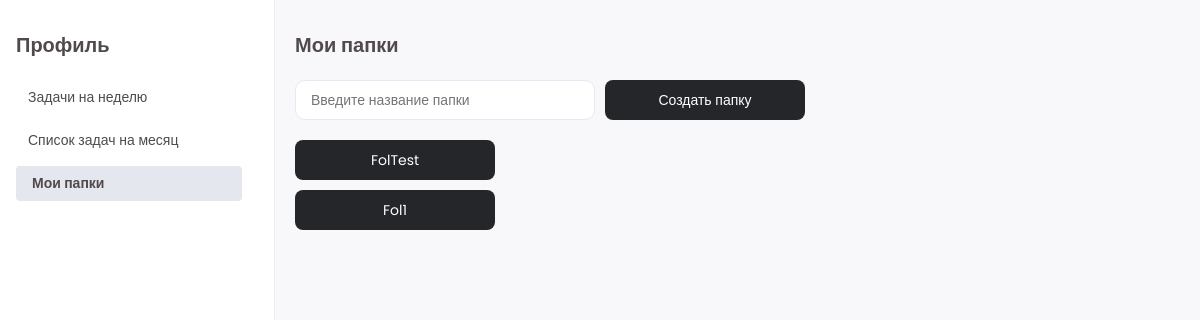
Before: /my_folders/ (signed in) with the older database file.
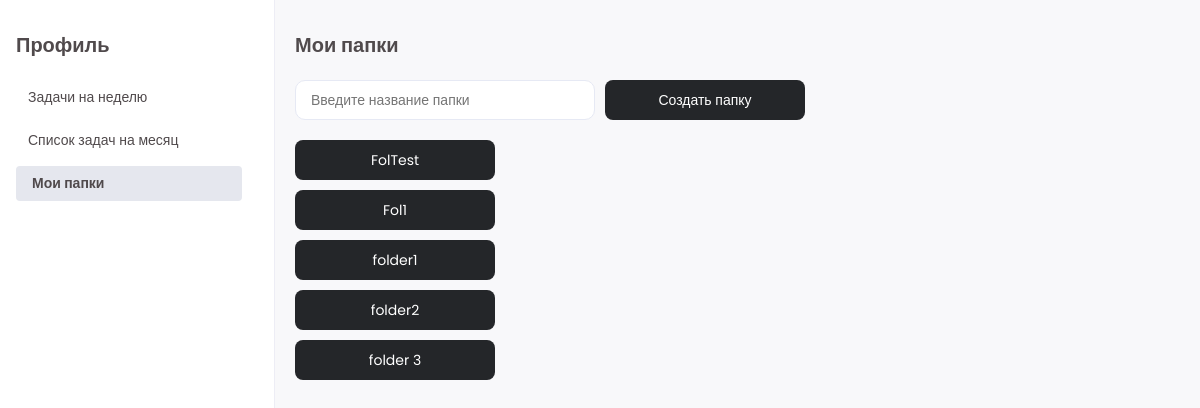
After: the same page with the newer database file.
### tasks/models.py (models this page shows)
class Folders(models.Model):
    user = models.ForeignKey(User, on_delete=models.CASCADE)
    title = models.CharField(max_length=35)

### tasks/views.py (the view)
# urls.py: path('my_folders/', views.get_my_folders, name='my_folders'),
@login_required
def get_my_folders(request):
    folders = Folders.objects.filter(user=request.user)
    return render(request, 'tasks/my_folders.html', {'folders': folders})

### templates/tasks/my_folders.html (shortened to what this page needs)
{% extends 'base/base.html' %}
{% load static %}
{% block styles %}
<link rel="stylesheet" href="{% static 'tasks/css/main.css' %}">
<link rel="stylesheet" href="{% static 'tasks/css/task-form.css' %}">
<link rel="stylesheet" href="{% static 'tasks/css/week.css' %}">
<link rel="stylesheet" href="{% static 'tasks/css/my_folders.css' %}">
{% endblock %}
{% block content %}
<div class="main-area">
    <div class="area">
        <h1>Мои папки</h1>
        <div class="create-folder">
            <input class="input-folder" type="text" id="folder-title" placeholder="Введите название папки" />
            <button id="create-folder-button" class="btn btn-folder">Создать папку</button>
        </div>
            <div class="folders">
                <ul id="folder-list" class="folder-list">
                    {% for folder in folders %}
                    <li>
                        <button onclick="loadFolderContents({{ folder.id }})" class="btn btn-folder">{{ folder.title }}</button>
                    </li>
                    {% endfor %}
                </ul>
            </div>
    </div>
</div>
{% endblock %}

### templates/base/base.html (shortened to what this page needs)
{% load static %}
<!doctype html>
<html lang="ru">
<head>
    <link rel="stylesheet" href="{% static 'tasks/css/base.css' %}">
    {% block styles %}{% endblock %}
</head>
<body>
    {% if request.resolver_match.url_name != 'Login' and request.resolver_match.url_name != 'Registration' %}
        <div class="side_left_menu">
            <div class="user">
                <h1>Профиль</h1>
            </div>
            <a href="{% url 'home' %}" class="link {% if request.resolver_match.url_name == 'home' %}active{% endif %}">
                Задачи на неделю
            </a>
            <a href="{% url 'my_tasks' %}" class="link {% if request.resolver_match.url_name == 'my_tasks' %}active{% endif %}">
                Список задач на месяц
            </a>
            <a href="{% url 'my_folders' %}" class="link {% if request.resolver_match.url_name == 'my_folders' %}active{% endif %}">
                Мои папки
            </a>
        </div>
    {% endif %}
    <div class="content">
        {% block content %}{% endblock %}
    </div>
</body>
</html>

### tasks/static/tasks/css/base.css (style rules this page uses)
:root { --main-color: #f8f8fa; --main2-color: #ffffff; --input-background: #ffffff; --input-placeholder: #757575; --active-color: #6d78f4; --text-color: #504a4c; --text-color2: #abacb9; --text-color3: #242629; --font-family: "Poppins", Arial, Helvetica, sans-serif; }
* { margin: 0; padding: 0; box-sizing: border-box; font-family: var(--font-family); }
body { min-height: 100vh; background: var(--main-color); display: flex; }
h1 { font-weight: 600; font-size: 20px; line-height: 150%; color: var(--text-color); font-family: var(--font-family); }
a { text-decoration: none; font-weight: 400; font-size: 14px; line-height: 150%; color: var(--text-color); font-family: var(--font-family); }
.side_left_menu { position: relative; flex: none; display: flex; flex-direction: column; align-items: flex-start; width: 275px; overflow: hidden; background-color: var(--main2-color); border-right: 1px solid #EDEDF5; padding: 30px 16px 16px 16px; }
.link { margin: 4px 0; display: flex; align-items: center; height: 35px; padding: 8px 12px; column-gap: 8px; text-decoration: none; border: none; background: none; border-radius: 4px; color: var(--text-color); font-family: var(--font-family); font-weight: 400; font-size: 14px; width: calc(100% - 24px); }
.link.active { background-color: #e5e7ee; font-weight: 600; width: calc(100% - 16px); border-radius: 4px; padding-left: 16px; }
.btn { cursor: pointer; font-weight: 400; font-size: 14px; line-height: 17px; position: relative; display: flex; justify-content: center; align-items: center; width: max-content; height: 40px; padding: 0 12px; overflow: hidden; transition: all .2s ease; column-gap: 10px; border: 1px solid transparent; border-radius: 8px; text-decoration: none; outline: none; background-color: var(--text-color3); color: var(--main2-color); font-family: var(--font-family); }
.user { margin-bottom: 16px; }

### tasks/static/tasks/css/my_folders.css (style rules this page uses)
.main-area { margin-left: 20px ; margin-top: 30px; }
.area { display: flex; flex-direction: column; align-items: flex-start; }
.input-folder { border-radius: 10px; border: 1px solid #e6e9f4; display: block; font-size: .875rem; width: 300px; outline: none; height: 40px; padding: 0 15px; }
.create-folder { display: flex; align-items: center; justify-content: center; gap: 10px; margin-top: 20px; margin-bottom: 20px; }
.btn-folder { width: 200px; height: 40px; }
.folder-list { display: flex; flex-direction: column; gap: 10px; }
ul { list-style: none; padding: 0; margin: 0; }
li { margin: 0; padding: 0; }

Changed rows visible on the page:
added Folders: title "folder1"
added Folders: title "folder2"
added Folders: title "folder 3"
